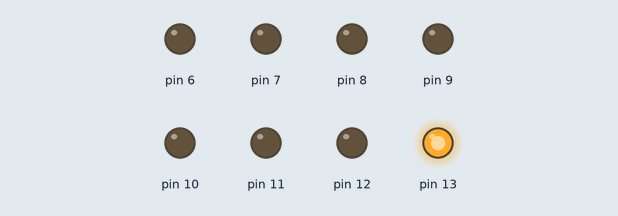
This sketch was run on a simulated Arduino Uno, built with avr-gcc and run on an emulated ATmega328P. Parts: output pins drawn as LEDs (lit = HIGH).

Above: at 0.05 s.
At 0.65 s:
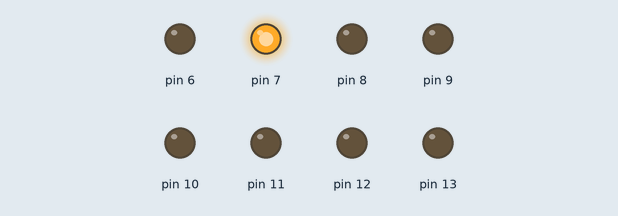
At 1.25 s:
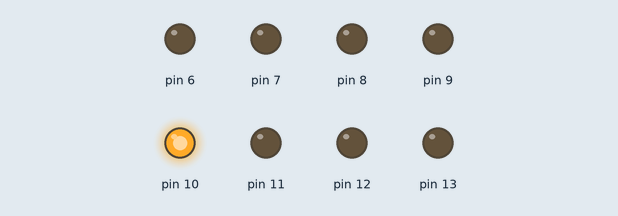
At 1.75 s:
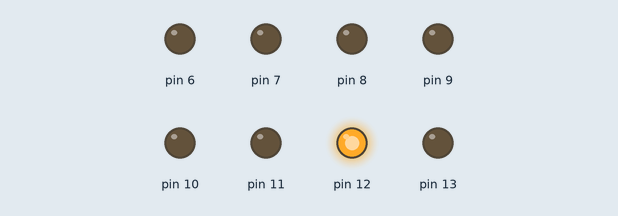
At 2.4 s:
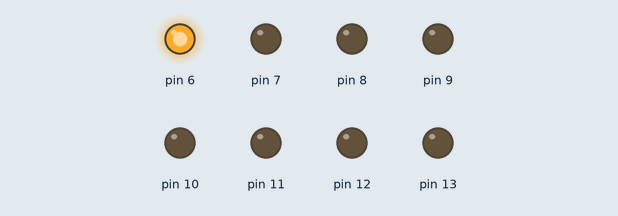
At 3.45 s:
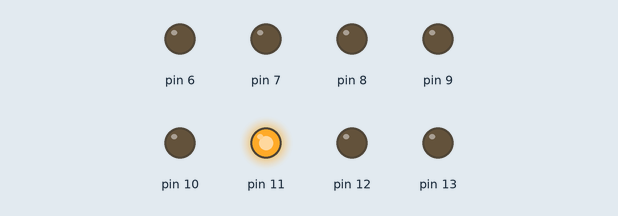
Timing chart, 0 to 3.8 s (numbered marks = the images above):
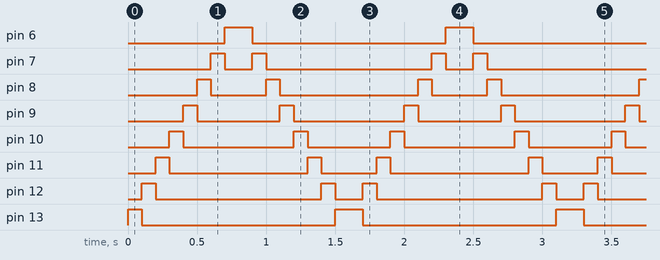

The sketch:

coche_fantastico.ino
```cpp
void setup() {
  // put your setup code here, to run once:
  pinMode(13, OUTPUT);
  pinMode(12, OUTPUT);
  pinMode(11, OUTPUT);
  pinMode(10, OUTPUT);
  pinMode(9, OUTPUT);
  pinMode(8, OUTPUT);
  pinMode(7, OUTPUT);
  pinMode(6, OUTPUT);

}

void loop() {
    // Encendido secuencial del 13 al 1
  for (int pin = 13; pin >= 6; pin--) {
    digitalWrite(pin, HIGH); // Encender el LED
    delay(100); // Esperar un poco antes de encender el siguiente LED
    digitalWrite(pin, LOW); // Apagar el LED para el próximo ciclo
  }

  // Encendido secuencial del 1 al 13
  for (int pin = 6; pin <= 13; pin++) {
    digitalWrite(pin, HIGH); // Encender el LED
    delay(100); // Esperar un poco antes de encender el siguiente LED
    digitalWrite(pin, LOW); // Apagar el LED para el próximo ciclo
  }
}
```

Measured:
- by itself, pin 6: alternates HIGH for 0.20 s and LOW for 1.4 s
- by itself, pin 7: repeats every 1.6 s: LOW 0.20 s, HIGH 0.10 s, LOW 1.2 s, HIGH 0.10 s
- by itself, pin 8: repeats every 1.6 s: LOW 0.40 s, HIGH 0.10 s, LOW 1.0 s, HIGH 0.10 s
- by itself, pin 9: repeats every 1.6 s: LOW 0.60 s, HIGH 0.10 s, LOW 0.80 s, HIGH 0.10 s
- by itself, pin 10: repeats every 1.6 s: LOW 0.80 s, HIGH 0.10 s, LOW 0.60 s, HIGH 0.10 s
- by itself, pin 11: repeats every 1.6 s: LOW 1.0 s, HIGH 0.10 s, LOW 0.40 s, HIGH 0.10 s
- by itself, pin 12: repeats every 1.6 s: LOW 1.2 s, HIGH 0.10 s, LOW 0.20 s, HIGH 0.10 s
- by itself, pin 13: repeats every 1.6 s: LOW 1.4 s, HIGH 0.20 s
